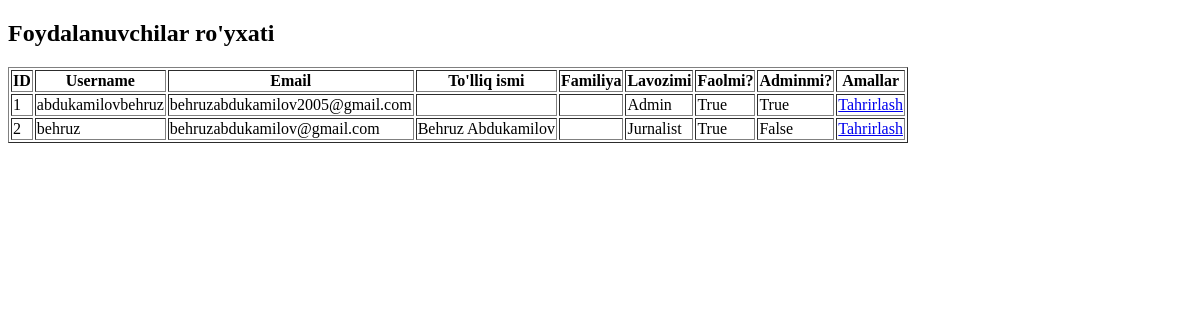
Before: /adminjon/ with the older database file.
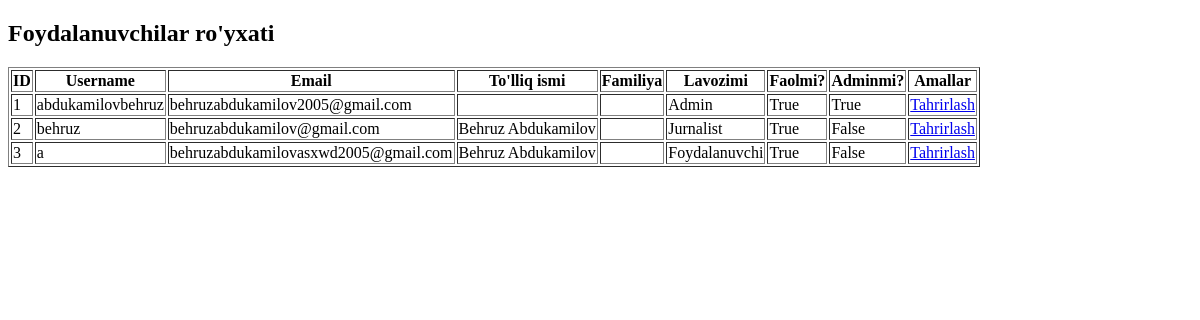
After: the same page with the newer database file.
### news/models.py (models this page shows, shortened)
class CustomUser(AbstractUser):
    phone = models.CharField(max_length=15, unique=True)
    lavozimi = models.CharField(max_length=100, blank=True, null=True)  # Yangi ustun qo‘shildi

### news/views.py (the view)
# urls.py: path('adminjon/', views.custom_admin, name='custom_admin'),
def custom_admin(request):
    users = CustomUser.objects.all()
    return render(request, 'admin.html', {'users': users})

### news/templates/admin.html (shortened to what this page needs)
<!DOCTYPE html>
<html lang="uz">
<head>
</head>
<body>
    <h2>Foydalanuvchilar ro'yxati</h2>
    <table border="1">
        <thead>
            <tr>
                <th>ID</th>
                <th>Username</th>
                <th>Email</th>
                <th>To'lliq ismi</th>
                <th>Familiya</th>
                <th>Lavozimi</th>
                <th>Faolmi?</th>
                <th>Adminmi?</th>
                <th>Amallar</th>
            </tr>
        </thead>
        <tbody>
            {% for user in users %}
            <tr>
                <td>{{ user.id }}</td>
                <td>{{ user.username }}</td>
                <td>{{ user.email }}</td>
                <td>{{ user.first_name }}</td>
                <td>{{ user.last_name }}</td>
                <td>{{ user.lavozimi }}</td>
                <td>{{ user.is_active }}</td>
                <td>{{ user.is_staff }}</td>
                <td>
                    <a href="{% url 'edit_user' user.id %}">Tahrirlash</a>
                </td>
            </tr>
            {% endfor %}
        </tbody>
    </table>
</body>
</html>

Changed rows visible on the page:
added CustomUser: id "3", username "a", email "behruzabdukamilovasxwd2005@gmail.com", first_name "Behruz Abdukamilov", lavozimi "Foydalanuvchi", is_active "True", is_staff "False"
